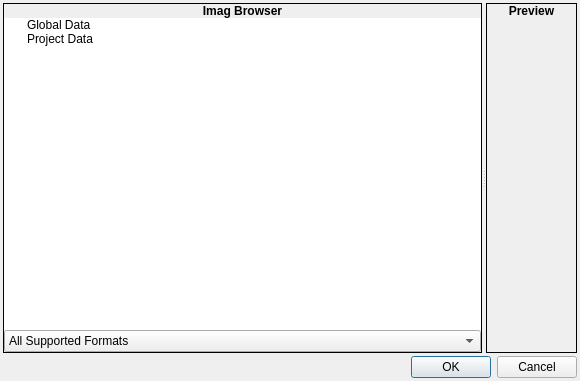
<?xml version="1.0" encoding="UTF-8"?>
<ui version="4.0">
 <class>ImageBrowser</class>
 <widget class="QDialog" name="ImageBrowser">
  <property name="windowModality">
   <enum>Qt::ApplicationModal</enum>
  </property>
  <property name="geometry">
   <rect>
    <x>0</x>
    <y>0</y>
    <width>580</width>
    <height>381</height>
   </rect>
  </property>
  <property name="windowTitle">
   <string>ImageBrowser</string>
  </property>
  <property name="windowIcon">
   <iconset resource="gui_icons.qrc">
    <normaloff>:/icons/openrpgmaker.png</normaloff>:/icons/openrpgmaker.png</iconset>
  </property>
  <property name="styleSheet">
   <string notr="true">.QFrame
{
	border-width: 1px;
	border-style: solid;
	border-color: palette(window-text);
}

.QFrame&gt;QLabel
{
	border-width: 0px;
	background-color: palette(window-text);
	color: palette(window);
	font-weight: bold;
}

.QFrame&gt;QCheckBox
{
	background-color: palette(window-text);
	border-width: 0px;
	border-style: none;
	color: palette(window);
	spacing: 3px;
	font-weight: bold;
	padding: 0px 0px 0px 3px;
}

.QFrame&gt;QCheckBox::indicator
{
	min-width: 8px;
	max-width: 8px;
	min-height: 8px;
	max-height: 8px;
	width: 8px;
	height: 8px;
	border-width: 2px;
	border-radius: 0px;
	border-style: ridge;
	border-color: palette(mid);
}

.QFrame&gt;QCheckBox::indicator:unchecked
{
	background-color: palette(base);
}

.QFrame&gt;QCheckBox::indicator:checked
{
	background-color: palette(window-text);
}

.QFrame&gt;QCheckBox::indicator:hover
{
	border-color: palette(highlight);
}</string>
  </property>
  <layout class="QVBoxLayout" name="verticalLayout_3">
   <property name="spacing">
    <number>3</number>
   </property>
   <property name="margin">
    <number>3</number>
   </property>
   <item>
    <widget class="QSplitter" name="splitter">
     <property name="orientation">
      <enum>Qt::Horizontal</enum>
     </property>
     <property name="childrenCollapsible">
      <bool>false</bool>
     </property>
     <widget class="QFrame" name="frame">
      <property name="frameShape">
       <enum>QFrame::Box</enum>
      </property>
      <property name="frameShadow">
       <enum>QFrame::Plain</enum>
      </property>
      <layout class="QVBoxLayout" name="verticalLayout">
       <property name="spacing">
        <number>0</number>
       </property>
       <property name="margin">
        <number>0</number>
       </property>
       <item>
        <widget class="QLabel" name="label">
         <property name="sizePolicy">
          <sizepolicy hsizetype="Preferred" vsizetype="Fixed">
           <horstretch>0</horstretch>
           <verstretch>0</verstretch>
          </sizepolicy>
         </property>
         <property name="font">
          <font>
           <weight>75</weight>
           <bold>true</bold>
          </font>
         </property>
         <property name="text">
          <string>Imag Browser</string>
         </property>
         <property name="alignment">
          <set>Qt::AlignCenter</set>
         </property>
        </widget>
       </item>
       <item>
        <widget class="QWidget" name="widget" native="true">
         <layout class="QVBoxLayout" name="verticalLayout_4">
          <property name="spacing">
           <number>0</number>
          </property>
          <property name="margin">
           <number>0</number>
          </property>
          <item>
           <widget class="QTreeWidget" name="twFiles">
            <property name="sizePolicy">
             <sizepolicy hsizetype="Expanding" vsizetype="Expanding">
              <horstretch>0</horstretch>
              <verstretch>0</verstretch>
             </sizepolicy>
            </property>
            <property name="frameShape">
             <enum>QFrame::NoFrame</enum>
            </property>
            <property name="iconSize">
             <size>
              <width>16</width>
              <height>16</height>
             </size>
            </property>
            <attribute name="headerVisible">
             <bool>false</bool>
            </attribute>
            <attribute name="headerStretchLastSection">
             <bool>true</bool>
            </attribute>
            <column>
             <property name="text">
              <string notr="true">1</string>
             </property>
            </column>
            <item>
             <property name="text">
              <string>Global Data</string>
             </property>
             <property name="icon">
              <iconset resource="gui_icons.qrc">
               <normaloff>:/icons/folder.png</normaloff>:/icons/folder.png</iconset>
             </property>
            </item>
            <item>
             <property name="text">
              <string>Project Data</string>
             </property>
             <property name="icon">
              <iconset resource="gui_icons.qrc">
               <normaloff>:/icons/folder.png</normaloff>:/icons/folder.png</iconset>
             </property>
            </item>
           </widget>
          </item>
          <item>
           <widget class="QComboBox" name="cboxFilter">
            <item>
             <property name="text">
              <string>All Supported Formats</string>
             </property>
            </item>
           </widget>
          </item>
         </layout>
        </widget>
       </item>
      </layout>
     </widget>
     <widget class="QFrame" name="frame_2">
      <property name="frameShape">
       <enum>QFrame::Panel</enum>
      </property>
      <property name="frameShadow">
       <enum>QFrame::Plain</enum>
      </property>
      <layout class="QVBoxLayout" name="verticalLayout_2">
       <property name="spacing">
        <number>0</number>
       </property>
       <property name="margin">
        <number>0</number>
       </property>
       <item>
        <widget class="QLabel" name="label_2">
         <property name="sizePolicy">
          <sizepolicy hsizetype="Preferred" vsizetype="Fixed">
           <horstretch>0</horstretch>
           <verstretch>0</verstretch>
          </sizepolicy>
         </property>
         <property name="font">
          <font>
           <weight>75</weight>
           <bold>true</bold>
          </font>
         </property>
         <property name="text">
          <string>Preview</string>
         </property>
         <property name="alignment">
          <set>Qt::AlignCenter</set>
         </property>
        </widget>
       </item>
       <item>
        <widget class="QWidget" name="widget_3" native="true">
         <property name="sizePolicy">
          <sizepolicy hsizetype="Expanding" vsizetype="Expanding">
           <horstretch>0</horstretch>
           <verstretch>0</verstretch>
          </sizepolicy>
         </property>
         <layout class="QHBoxLayout" name="horizontalLayout">
          <property name="spacing">
           <number>0</number>
          </property>
          <property name="margin">
           <number>0</number>
          </property>
          <item>
           <widget class="QLabel" name="lblPreview">
            <property name="sizePolicy">
             <sizepolicy hsizetype="Fixed" vsizetype="Fixed">
              <horstretch>0</horstretch>
              <verstretch>0</verstretch>
             </sizepolicy>
            </property>
            <property name="text">
             <string/>
            </property>
            <property name="alignment">
             <set>Qt::AlignCenter</set>
            </property>
           </widget>
          </item>
         </layout>
        </widget>
       </item>
      </layout>
     </widget>
    </widget>
   </item>
   <item>
    <widget class="QDialogButtonBox" name="buttonBox">
     <property name="orientation">
      <enum>Qt::Horizontal</enum>
     </property>
     <property name="standardButtons">
      <set>QDialogButtonBox::Cancel|QDialogButtonBox::Ok</set>
     </property>
    </widget>
   </item>
  </layout>
 </widget>
 <resources>
  <include location="gui_icons.qrc"/>
 </resources>
 <connections>
  <connection>
   <sender>buttonBox</sender>
   <signal>accepted()</signal>
   <receiver>ImageBrowser</receiver>
   <slot>accept()</slot>
   <hints>
    <hint type="sourcelabel">
     <x>248</x>
     <y>254</y>
    </hint>
    <hint type="destinationlabel">
     <x>157</x>
     <y>274</y>
    </hint>
   </hints>
  </connection>
  <connection>
   <sender>buttonBox</sender>
   <signal>rejected()</signal>
   <receiver>ImageBrowser</receiver>
   <slot>reject()</slot>
   <hints>
    <hint type="sourcelabel">
     <x>316</x>
     <y>260</y>
    </hint>
    <hint type="destinationlabel">
     <x>286</x>
     <y>274</y>
    </hint>
   </hints>
  </connection>
 </connections>
</ui>
